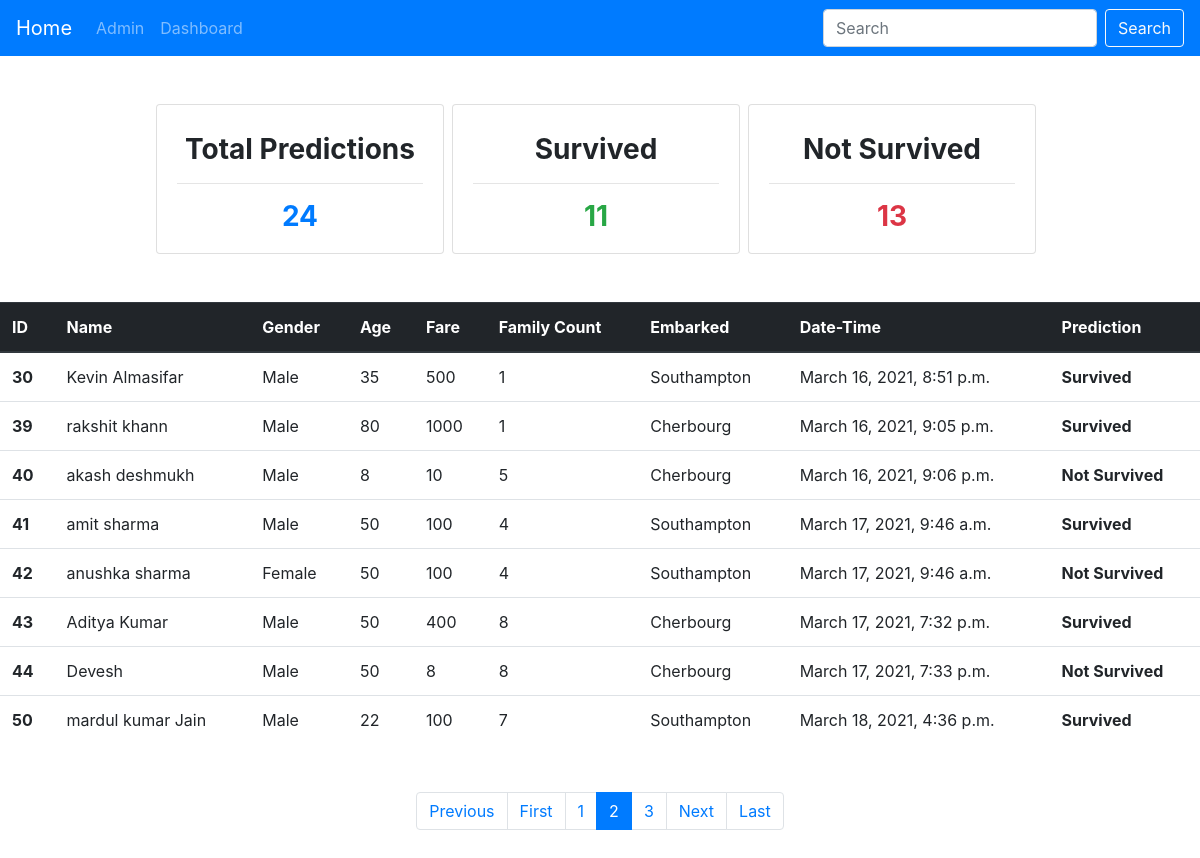
Before: /predictions/?page=5 with the older database file.
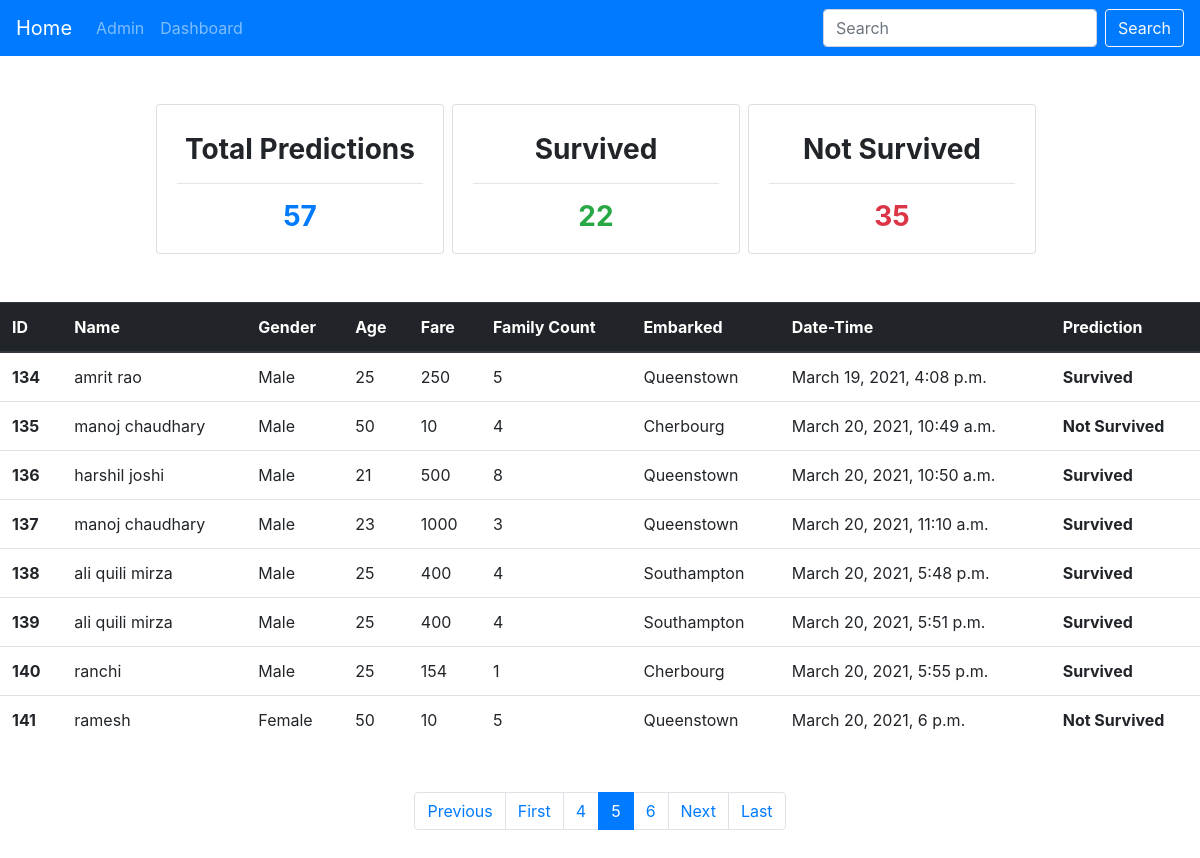
After: the same page with the newer database file.
### predict/models.py (models this page shows)
class Predictions(models.Model):
    pid = models.AutoField(primary_key=True)
    name = models.CharField(max_length=50,null=False)
    gender = models.CharField(max_length=50)
    age = models.IntegerField()
    fare = models.IntegerField(default=0)
    family_cnt = models.IntegerField()
    Embarked = models.CharField(max_length = 30,default="")
    prediction = models.CharField(max_length =30,default="")
    predicted_date = models.DateTimeField(auto_now_add=True)
    def __str__(self):
        return self.name

### predict/views.py (the view)
# urls.py: path('predictions/', views.predictions,name="predictions"),
def predictions(request):
    allpreds = Predictions.objects.all()
    count = len(allpreds)
    surv_cnt = len(Predictions.objects.filter(prediction = "Survived"))
    nsurv_cnt = len(Predictions.objects.filter(prediction = "Not Survived"))
    paginator = Paginator(allpreds, 8)
    page1 = paginator.page(1)
    for i in page1:
        print(i)
    print("page 1 content" ,page1.object_list)
    page_num = request.GET.get('page',1)
    print("get page number is:",page_num)
    try:
        preds = paginator.page(page_num)
    except EmptyPage:
        preds = paginator.page(2)
    except PageNotAnInteger:
        preds = paginator.page(1)
    context = {
        'preds':preds,
        'surv_cnt':surv_cnt,
        'nsurv_cnt':nsurv_cnt,
        'count':count,
        }
    return render(request ,'predictions.html',context)

### predict/templates/predictions.html (shortened to what this page needs)
{% extends 'basic.html' %}
{% block body %}
<div class="container my-5">
      <div class="row d-flex justify-content-center">
        <div class="card mr-2" style="width: 18rem;">
          <div class="card-body">
            <h3 class="card-title text-center my-2 font-weight-bold ">Total Predictions</h3>
            <hr>
            <h3 class="card-text text-center font-weight-bold text-primary">{{count}}</h3>
          </div>
        </div>
        <div class="card mr-2 rounded" style="width: 18rem;">
          <div class="card-body">
            <h3 class="card-title text-center my-2 font-weight-bold ">Survived</h3>
            <hr>
            <h3 class="card-text text-center font-weight-bold text-success">{{surv_cnt}}</h3>
          </div>
        </div>
        <div class="card mr-2" style="width: 18rem;">
          <div class="card-body">
            <h3 class="card-title text-center my-2 font-weight-bold">Not Survived</h3>
            <hr>
            <h3 class="card-text text-center font-weight-bold text-danger">{{nsurv_cnt}}</h3>
          </div>
        </div>
    </div>
    </div>
<table class="table my-4 ">
  <thead class="thead-dark">
    <tr>
      <th scope="col">ID</th>
      <th scope="col">Name</th>
      <th scope="col">Gender</th>
      <th scope="col">Age</th>
      <th scope="col">Fare</th>
      <th scope="col">Family Count</th>
      <th scope="col">Embarked</th>
      <th scope="col">Date-Time</th>
      <th scope="col">Prediction</th>
    </tr>
  </thead>
  <tbody>
    {% for i in preds %}
    <tr>
      <th scope="row">{{i.pid}}</th>
      <td>{{i.name}}</td>
      <td>{{i.gender}}</td>
      <td>{{i.age}}</td>
      <td>{{i.fare}}</td>
      <td>{{i.family_cnt}}</td>
      <td>{{i.Embarked}}</td>
      <td>{{i.predicted_date}}</td>
      <td><b>{{i.prediction}}</b></td>
    </tr>
    {% endfor %}
  </tbody>
</table>
<div class="container my-5">
  <div class="d-flex justify-content-center">
    <nav aria-label="...">
      <ul class="pagination">
        {% if preds.has_previous %}
        <li class="page-item">
          <a class="page-link" href="{% url 'predictions' %}?page={{preds.previous_page_number}}" tabindex="-1">Previous</a>
        </li>
        <li class="page-item">
          <a class="page-link" href="?page=1">First</a>
        </li>
        <li class="page-item"><a class="page-link" href="{% url 'predictions' %}?page={{preds.previous_page_number}}">{{preds.previous_page_number}}</a></li>
        {% endif %}
        <li class="page-item active">
          <a class="page-link" href="#">{{preds.number}} <span class="sr-only">(current)</span></a>
        </li>
        {% if preds.has_next %}
        <li class="page-item"><a class="page-link" href="{% url 'predictions' %}?page={{preds.next_page_number}}">{{preds.next_page_number}}</a></li>
        <li class="page-item">
          <a class="page-link" href="{% url 'predictions' %}?page={{preds.next_page_number}}">Next</a>
        </li>
        <li class="page-item">
          <a class="page-link" href="{% url 'predictions' %}?page={{preds.paginator.num_pages}}">Last </a>
        </li>
        {% endif %}
      </ul>
    </nav>
  </div>
</div>
{% endblock body %}

Changed rows visible on the page:
no longer on this page (row unchanged): Predictions: pid "30", name "Kevin Almasifar", gender "Male", age "35", fare "500", family_cnt "1", Embarked "Southampton", predicted_date "March 16, 2021, 8:51 p.m.", prediction "Survived"
no longer on this page (row unchanged): Predictions: pid "39", name "rakshit khann", gender "Male", age "80", fare "1000", family_cnt "1", Embarked "Cherbourg", predicted_date "March 16, 2021, 9:05 p.m.", prediction "Survived"
no longer on this page (row unchanged): Predictions: pid "40", name "akash deshmukh", gender "Male", age "8", fare "10", family_cnt "5", Embarked "Cherbourg", predicted_date "March 16, 2021, 9:06 p.m.", prediction "Not Survived"
no longer on this page (row unchanged): Predictions: pid "41", name "amit sharma", gender "Male", age "50", fare "100", family_cnt "4", Embarked "Southampton", predicted_date "March 17, 2021, 9:46 a.m.", prediction "Survived"
no longer on this page (row unchanged): Predictions: pid "42", name "anushka sharma", gender "Female", age "50", fare "100", family_cnt "4", Embarked "Southampton", predicted_date "March 17, 2021, 9:46 a.m.", prediction "Not Survived"
no longer on this page (row unchanged): Predictions: pid "43", name "Aditya Kumar", gender "Male", age "50", fare "400", family_cnt "8", Embarked "Cherbourg", predicted_date "March 17, 2021, 7:32 p.m.", prediction "Survived"
no longer on this page (row unchanged): Predictions: pid "44", name "Devesh", gender "Male", age "50", fare "8", family_cnt "8", Embarked "Cherbourg", predicted_date "March 17, 2021, 7:33 p.m.", prediction "Not Survived"
no longer on this page (row unchanged): Predictions: pid "50", name "mardul kumar Jain", gender "Male", age "22", fare "100", family_cnt "7", Embarked "Southampton", predicted_date "March 18, 2021, 4:36 p.m.", prediction "Survived"
added Predictions: pid "134", name "amrit rao", gender "Male", age "25", fare "250", family_cnt "5", Embarked "Queenstown", predicted_date "March 19, 2021, 4:08 p.m.", prediction "Survived"
added Predictions: pid "135", name "manoj chaudhary", gender "Male", age "50", fare "10", family_cnt "4", Embarked "Cherbourg", predicted_date "March 20, 2021, 10:49 a.m.", prediction "Not Survived"
added Predictions: pid "136", name "harshil joshi", gender "Male", age "21", fare "500", family_cnt "8", Embarked "Queenstown", predicted_date "March 20, 2021, 10:50 a.m.", prediction "Survived"
added Predictions: pid "137", name "manoj chaudhary", gender "Male", age "23", fare "1000", family_cnt "3", Embarked "Queenstown", predicted_date "March 20, 2021, 11:10 a.m.", prediction "Survived"
added Predictions: pid "138", name "ali quili mirza", gender "Male", age "25", fare "400", family_cnt "4", Embarked "Southampton", predicted_date "March 20, 2021, 5:48 p.m.", prediction "Survived"
added Predictions: pid "139", name "ali quili mirza", gender "Male", age "25", fare "400", family_cnt "4", Embarked "Southampton", predicted_date "March 20, 2021, 5:51 p.m.", prediction "Survived"
added Predictions: pid "140", name "ranchi", gender "Male", age "25", fare "154", family_cnt "1", Embarked "Cherbourg", predicted_date "March 20, 2021, 5:55 p.m.", prediction "Survived"
added Predictions: pid "141", name "ramesh", gender "Female", age "50", fare "10", family_cnt "5", Embarked "Queenstown", predicted_date "March 20, 2021, 6 p.m.", prediction "Not Survived"
Other visible differences:
{{ count }}: "24" → "57"
{{ surv_cnt }}: "11" → "22"
{{ nsurv_cnt }}: "13" → "35"
{{ preds.previous_page_number }}: "1" → "4"
{{ preds.number }}: "2" → "5"
{{ preds.next_page_number }}: "3" → "6"
